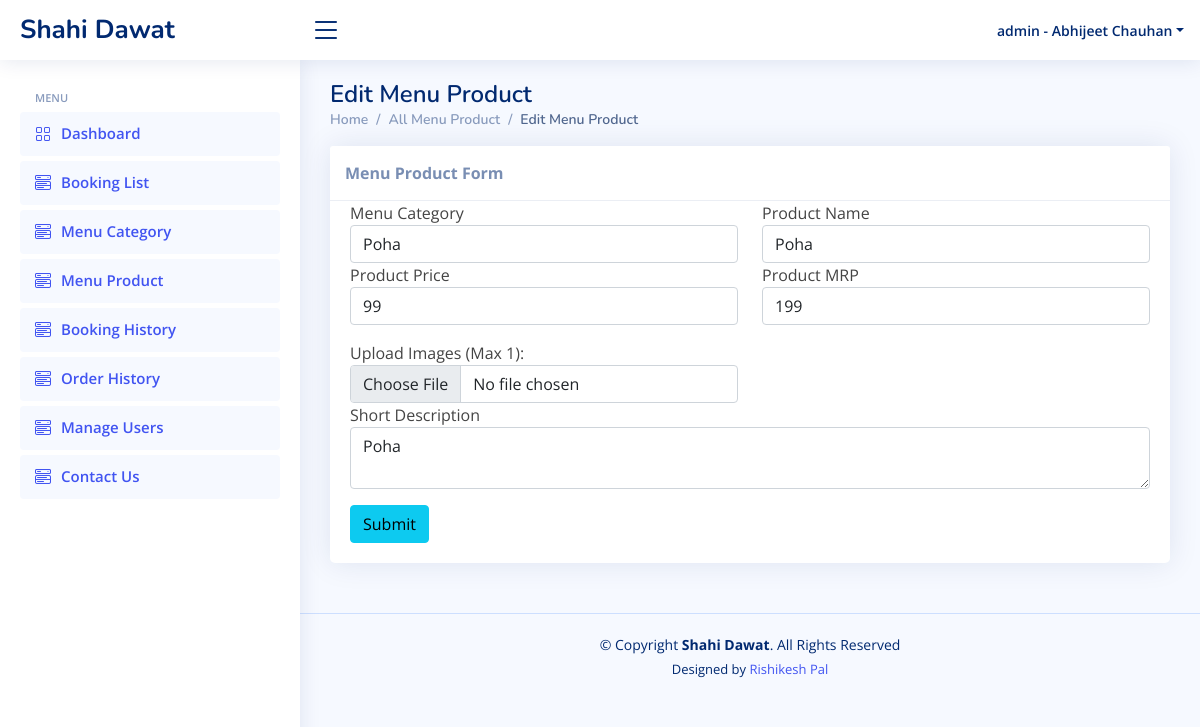
The app's page /Abhijeet/admin/manage_product.php?id=1 (signed in) with its own data.
### tables this page shows
CREATE TABLE `menu_product` (
  `id` int(11) NOT NULL,
  `category_id` int(11) NOT NULL,
  `name` varchar(30) NOT NULL,
  `price` float NOT NULL,
  `mrp` float NOT NULL,
  `image` text NOT NULL,
  `short_desc` varchar(255) NOT NULL,
  `status` tinyint(4) NOT NULL
);

### Abhijeet/function.inc.php (called while the page is built, shortened)
<?php
function get_safe_value($conn, $str){
	if($str!=''){
		$str = trim($str);
		return mysqli_real_escape_string($conn, $str);
	}
}
function getAdminInfo($conn, $email){
	$sql="SELECT * from admin_users WHERE email='$email'";
	$run=mysqli_query($conn, $sql);
	$data=mysqli_fetch_assoc($run);
	return $data;
}
?>

### Abhijeet/admin/manage_product.php (the view, shortened to what this page needs)
<?php
include('top.php');
include('sidebar.php');
if(isset($_GET['id']) && $_GET['id']!=''){
	$id=get_safe_value($conn,$_GET['id']);
	$res=mysqli_query($conn,"select * from menu_product where id='$id'");
	$check=mysqli_num_rows($res);
	if($check>0){
		$row=mysqli_fetch_assoc($res);
	}else{
		header('location:product.php');
		die();
	}
}
	?>
<main id="main" class="main">
	<?php
	if (isset($_GET['id']) && $_GET['id']!='') {
		?>
		<div class="pagetitle">
			<h1>Edit Menu Product</h1>
			<nav>
				<ol class="breadcrumb">
					<li class="breadcrumb-item"><a href="index.php">Home</a></li>
					<li class="breadcrumb-item"><a href="product.php">All Menu Product</a></li>
					<li class="breadcrumb-item active">Edit Menu Product</li>
				</ol>
			</nav>
		</div>
		<div class="content pb-0">
			<div class="animated fadeIn">
				<div class="row">
					<div class="col-lg-12">
						<div class="card">
							<div class="card-header"><strong>Menu Product Form</strong></div>
							<form method="post" enctype="multipart/form-data">
								<div class="card-body card-block">
									<div class="row">
										<div class="col-lg-6 col-md-6 col-12">
											<div class="form-group">
												<label for="title" class=" form-control-label">Menu Category</label>
												<select class="form-control" name="update_category_id" id="category_id" required>
													<?php
													$res=mysqli_query($conn,"select id,name from menu_category order by name asc");
													while($cat=mysqli_fetch_assoc($res)){
														if($cat['id']==$id){
															echo "<option selected value=".$cat['id'].">".$cat['name']."</option>";
														}else{
															echo "<option value=".$cat['id'].">".$cat['name']."</option>";
														}
													}
													?>
												</select>
											</div>
										</div>
										<div class="col-lg-6 col-md-6 col-12">
											<div class="form-group">
												<label for="name" class=" form-control-label">Product Name</label>
												<input type="text" name="update_name" placeholder="Enter Product Name" class="form-control" value="<?php echo $row['name'] ?>" required>
											</div>
										</div>
									</div>
									<div class="row">
										<div class="col-lg-6 col-md-6 col-12">
											<div class="form-group">
												<label for="price" class=" form-control-label">Product Price</label>
												<input type="text" name="update_price" placeholder="Enter Price" class="form-control" value="<?php echo $row['price'] ?>" required>
											</div>
										</div>
										<div class="col-lg-6 col-md-6 col-12">
											<div class="form-group">
												<label for="mrp" class=" form-control-label">Product MRP</label>
												<input type="text" name="update_mrp" placeholder="Enter MRP" class="form-control" value="<?php echo $row['mrp'] ?>" required>
											</div>
										</div>
									</div>
									<div class="row">
										<?php
										if (empty($row['image'])) {
											?>
											<div class="form-group mt-3 col-lg-6 col-md-6 col-6">
												<label>Upload Images (Max 1):</label>
												<input type="file" class="form-control" name="update_image[]" accept="image/*" required>
											</div>
											<?php
										}
										?>
									</div>
									<div class="form-group">
										<label for="shortdesc" class=" form-control-label">Short Description</label>
										<textarea name="update_desc" placeholder="Enter product short description" class="form-control" required><?php echo $row['short_desc']; ?></textarea>
									</div>
									<button id="payment-button" name="update_product" type="submit" class="btn mt-3 btn-info btn-block">
										<span id="payment-button-amount">Submit</span>
									</button>
								</div>
							</form>
						</div>
					</div>
				</div>
			</div>
		</div>
		<?php
	}
	?>
</main>
<?php
include('footer.php');
?>

### Abhijeet/admin/top.php (shortened to what this page needs)
<?php
include('../config.php');
include('../function.inc.php');
$admin = getAdminInfo($conn, $_SESSION['ADMIN_EMAIL']);
?>
<!DOCTYPE html>
<html lang="en">
<head>
  <link rel="stylesheet" href="https://cdnjs.cloudflare.com/ajax/libs/font-awesome/4.0.1/css/font-awesome.css" />
  <link href="assets/vendor/bootstrap/css/bootstrap.min.css" rel="stylesheet">
  <link href="assets/vendor/bootstrap-icons/bootstrap-icons.css" rel="stylesheet">
  <link href="assets/vendor/boxicons/css/boxicons.min.css" rel="stylesheet">
  <link href="assets/vendor/quill/quill.snow.css" rel="stylesheet">
  <link href="assets/vendor/quill/quill.bubble.css" rel="stylesheet">
  <link href="assets/vendor/remixicon/remixicon.css" rel="stylesheet">
  <link href="assets/vendor/simple-datatables/style.css" rel="stylesheet">
  <link href="assets/css/style.css" rel="stylesheet">
</head>
<body>
  <header id="header" class="header fixed-top d-flex align-items-center">
    <div class="d-flex align-items-center justify-content-between">
      <a href="index.php" class="logo d-flex align-items-center">
        <span class="d-none d-lg-block">Shahi Dawat</span>
      </a>
      <i class="bi bi-list toggle-sidebar-btn"></i>
    </div>
    <nav class="header-nav ms-auto">
      <ul class="d-flex align-items-center">
        <li class="nav-item dropdown pe-3">
          <a class="nav-link nav-profile d-flex align-items-center pe-0" href="#" data-bs-toggle="dropdown">
            <span class="d-none d-md-block dropdown-toggle ps-2">admin - <?php echo $admin['name']; ?></span>
          </a>
        </li>
      </ul>
    </nav>
  </header>

### Abhijeet/admin/assets/css/style.css (style rules this page uses)
:root { scroll-behavior: smooth; }
body { font-family: "Open Sans", sans-serif; background: #f6f9ff; color: #444444; }
a { color: #4154f1; text-decoration: none; }
h1, h2, h3, h4, h5, h6 { font-family: "Nunito", sans-serif; }
#main { margin-top: 60px; padding: 20px 30px; transition: all 0.3s; }
.pagetitle { margin-bottom: 10px; }
.pagetitle h1 { font-size: 24px; margin-bottom: 0; font-weight: 600; color: #012970; }
.card { margin-bottom: 30px; border: none; border-radius: 5px; box-shadow: 0px 0 30px rgba(1, 41, 112, 0.1); }
.card-header, .card-footer { border-color: #ebeef4; background-color: #fff; color: #798eb3; padding: 15px; }
.card-body { padding: 0 20px 20px 20px; }
.breadcrumb { font-size: 14px; font-family: "Nunito", sans-serif; color: #899bbd; font-weight: 600; }
.breadcrumb a { color: #899bbd; transition: 0.3s; }
.breadcrumb .breadcrumb-item::before { color: #899bbd; }
.breadcrumb .active { color: #51678f; font-weight: 600; }
.logo { line-height: 1; }
@media (min-width: 1200px) { .logo { width: 280px; } }
.logo span { font-size: 26px; font-weight: 700; color: #012970; font-family: "Nunito", sans-serif; }
.header { transition: all 0.5s; z-index: 997; height: 60px; box-shadow: 0px 2px 20px rgba(1, 41, 112, 0.1); background-color: #fff; padding-left: 20px; }
.header .toggle-sidebar-btn { font-size: 32px; padding-left: 10px; cursor: pointer; color: #012970; }
.header-nav ul { list-style: none; }
.header-nav > ul { margin: 0; padding: 0; }
.header-nav .nav-profile { color: #012970; }
.header-nav .nav-profile span { font-size: 14px; font-weight: 600; }
@media (min-width: 1200px) { #main, #footer { margin-left: 300px; } }

### records on screen
menu_product: update_name "Poha", update_price "99", update_mrp "199", update_desc "Poha"

### other values on screen
$admin['name'] "Abhijeet Chauhan"
form field update_category_id "Poha"
